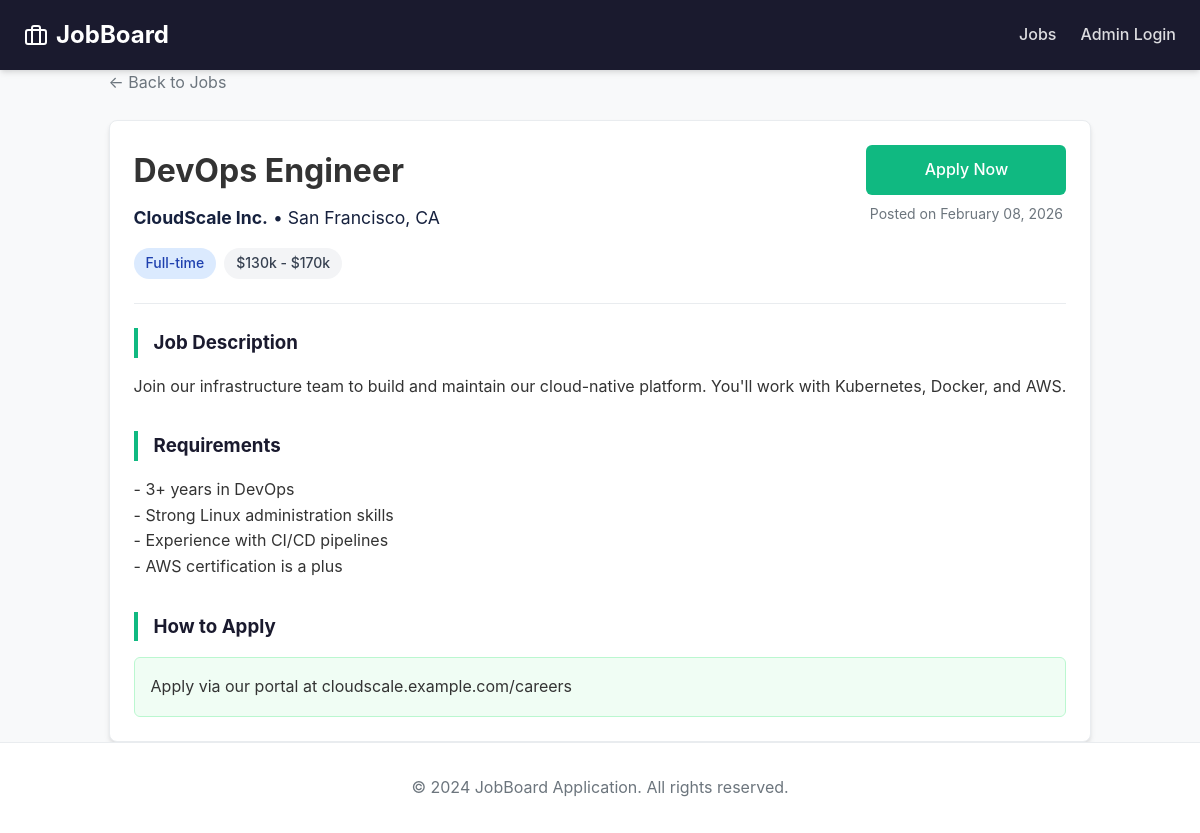
The page /job/2 on the database its author committed.
### app.py (models this page shows, shortened)
class Job(db.Model):
    id = db.Column(db.Integer, primary_key=True)
    title = db.Column(db.String(100), nullable=False)
    company = db.Column(db.String(100), nullable=False)
    location = db.Column(db.String(100), nullable=False)
    job_type = db.Column(db.String(50), nullable=False)
    description = db.Column(db.Text, nullable=False)
    requirements = db.Column(db.Text, nullable=False)
    salary_range = db.Column(db.String(100), nullable=False)
    how_to_apply = db.Column(db.Text, nullable=False)
    posted_date = db.Column(db.DateTime, default=datetime.utcnow)

### app.py (the view)
@app.route('/job/<int:job_id>')
def job_detail(job_id):
    job = Job.query.get_or_404(job_id)
    return render_template('detail.html', job=job)

### templates/detail.html (shortened to what this page needs)
{% extends "base.html" %}
{% block content %}
<div class="mb-4">
    <a href="/" style="color: var(--light-text); text-decoration: none;">&larr; Back to Jobs</a>
</div>
<div class="card">
    <div class="card-body">
        <div class="flex justify-between items-start mb-4" style="flex-wrap: wrap; border-bottom: 1px solid var(--border); padding-bottom: 1.5rem; margin-bottom: 1.5rem;">
            <div>
                <h1 style="font-size: 2rem; margin-bottom: 0.5rem;">{{ job.title }}</h1>
                <div style="font-size: 1.1rem; color: var(--secondary); margin-bottom: 1rem;">
                    <strong>{{ job.company }}</strong> &bull; {{ job.location }}
                </div>
                <div class="flex gap-2">
                    <span class="badge badge-{{ job.job_type.lower().replace(' ', '-') }}">{{ job.job_type }}</span>
                    <span class="badge" style="background-color: #f3f4f6;">{{ job.salary_range }}</span>
                </div>
            </div>
            <div style="text-align: right; min-width: 200px;">
                <a href="mailto:?subject=Application for {{ job.title }}&body={{ job.how_to_apply }}" class="btn" style="width: 100%;">Apply Now</a>
                <div style="margin-top: 0.5rem; font-size: 0.875rem; color: var(--light-text); text-align: center;">
                    Posted on {{ job.posted_date.strftime('%B %d, %Y') }}
                </div>
            </div>
        </div>
        <div style="display: grid; gap: 2rem;">
            <section>
                <h3 style="color: var(--primary); margin-bottom: 1rem; border-left: 4px solid var(--accent); padding-left: 1rem;">Job Description</h3>
                <div style="white-space: pre-wrap;">{{ job.description }}</div>
            </section>
            <section>
                <h3 style="color: var(--primary); margin-bottom: 1rem; border-left: 4px solid var(--accent); padding-left: 1rem;">Requirements</h3>
                <div style="white-space: pre-wrap;">{{ job.requirements }}</div>
            </section>
            <section>
                <h3 style="color: var(--primary); margin-bottom: 1rem; border-left: 4px solid var(--accent); padding-left: 1rem;">How to Apply</h3>
                <div style="background-color: #f0fdf4; padding: 1rem; border-radius: 6px; border: 1px solid #bbf7d0;">
                    {{ job.how_to_apply }}
                </div>
            </section>
        </div>
    </div>
</div>
{% endblock %}

### templates/base.html (style rules this page uses)
:root { --primary: #1a1a2e; --secondary: #16213e; --accent: #10b981; --accent-hover: #059669; --bg: #f8f9fa; --text: #333; --light-text: #6c757d; --white: #ffffff; --border: #e9ecef; --shadow: 0 4px 6px -1px rgba(0, 0, 0, 0.1), 0 2px 4px -1px rgba(0, 0, 0, 0.06); }
* { box-sizing: border-box; margin: 0; padding: 0; }
body { font-family: -apple-system, BlinkMacSystemFont, "Segoe UI", Roboto, "Helvetica Neue", Arial, sans-serif; background-color: var(--bg); color: var(--text); line-height: 1.6; min-height: 100vh; display: flex; flex-direction: column; }
.btn { display: inline-block; background-color: var(--accent); color: var(--white); padding: 0.75rem 1.5rem; border: none; border-radius: 6px; font-size: 1rem; font-weight: 500; text-decoration: none; transition: background-color 0.2s; text-align: center; }
.card { background: var(--white); border-radius: 8px; box-shadow: var(--shadow); overflow: hidden; border: 1px solid var(--border); }
.card-body { padding: 1.5rem; }
.mb-4 { margin-bottom: 1.5rem; }
.flex { display: flex; }
.justify-between { justify-content: space-between; }
.gap-2 { gap: 0.5rem; }
.badge { display: inline-block; padding: 0.25rem 0.75rem; border-radius: 9999px; font-size: 0.875rem; font-weight: 500; background-color: #e5e7eb; color: #374151; }
.badge-full-time { background-color: #dbeafe; color: #1e40af; }

### rows shown on the page
Job: title "DevOps Engineer", company "CloudScale Inc.", location "San Francisco, CA", job_type "Full-time", salary_range "$130k - $170k", posted_date "February 08, 2026", description "Join our infrastructure team to build and maintain our cloud-native platform. You'll work with Kubernetes, Docker, and AWS.", requirements "- 3+ years in DevOps - Strong Linux administration skills - Experience with CI/CD pipelines - AWS certification is a plus", how_to_apply "Apply via our portal at cloudscale.example.com/careers"
